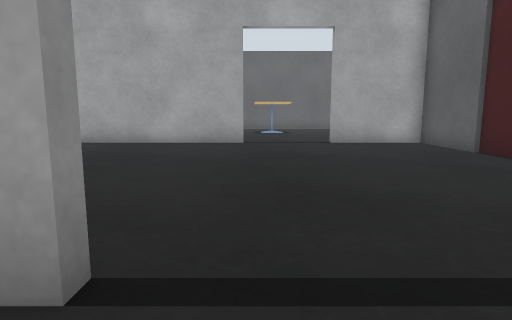
View 1 (above)

24 first-person views from a walk through a robot-simulator world made for Gazebo. The camera is 0.5 m above the floor, tilts 8° down and sees 75° across. The lines on the ground mark 1 m squares. The floor is counted in squares, 0.5 m on a side. Each view is taken from the middle of a square. On the plan, view 1 faces up. The plan holds only what a view shows up to about 12 squares ahead; the rest is blank. Robots are left out. Some stock models are drawn as simple stand-ins.

View 2
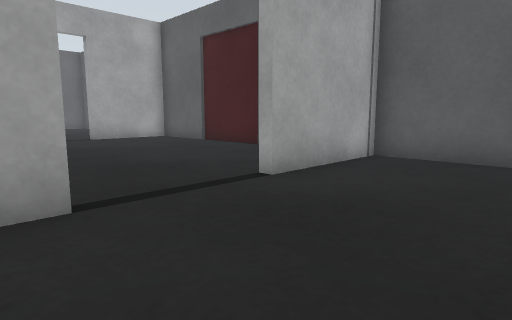

View 3
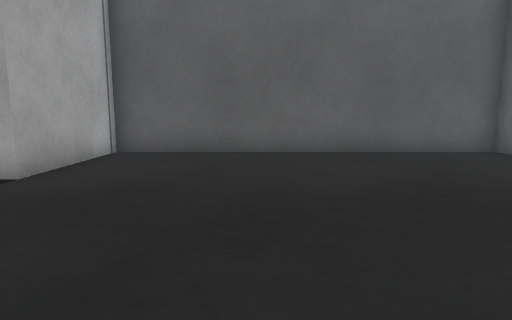

View 4
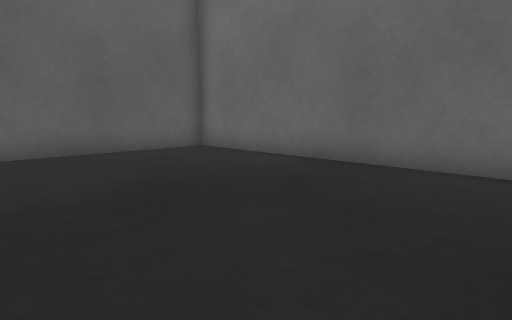

View 5
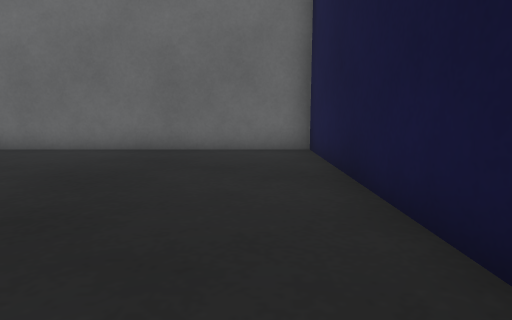

View 6
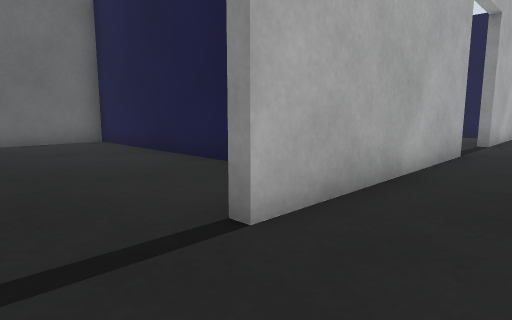

View 7
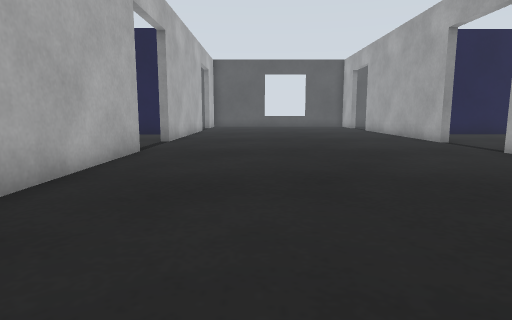

View 8
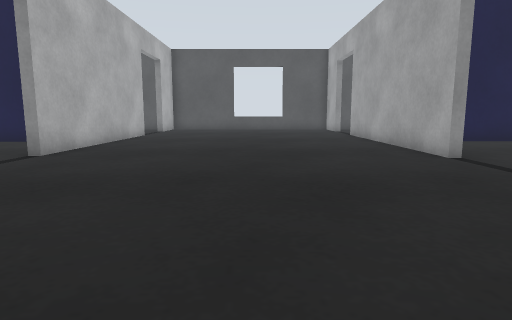

View 9
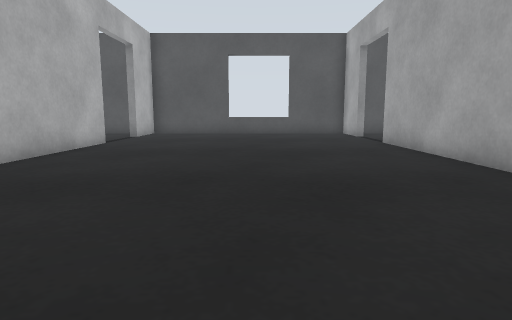

View 10
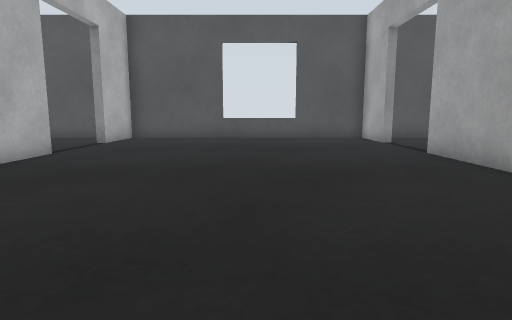

View 11
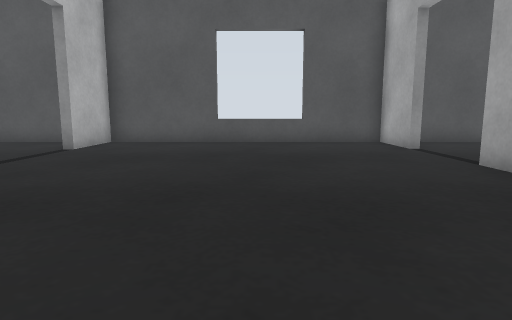

View 12
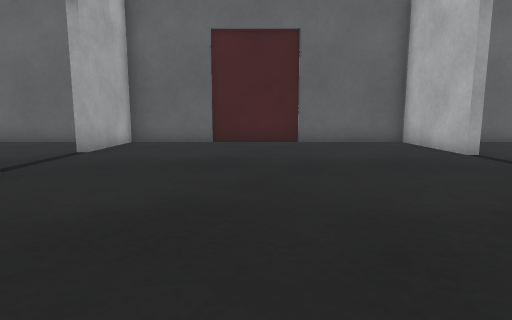

View 13
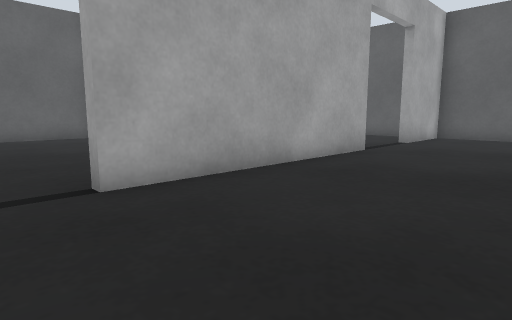

View 14
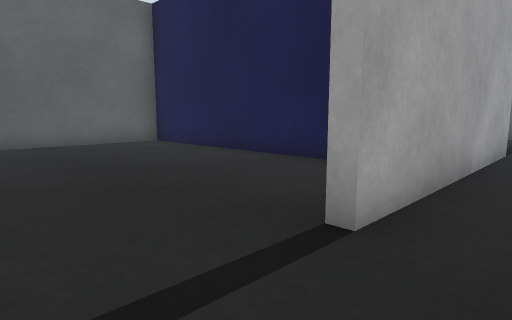

View 15
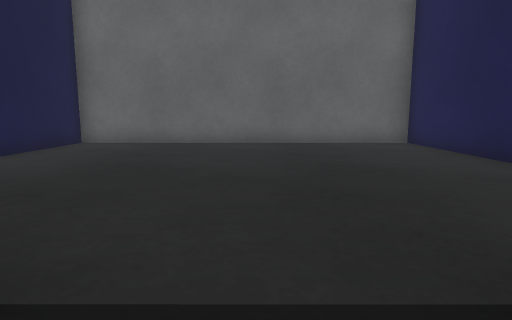

View 16
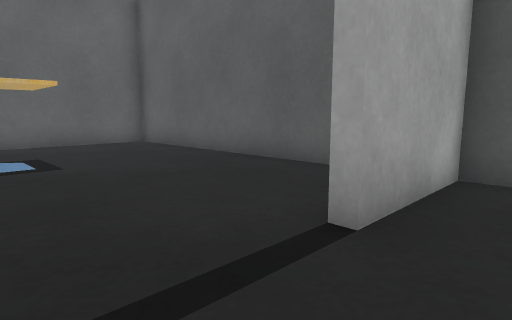

View 17
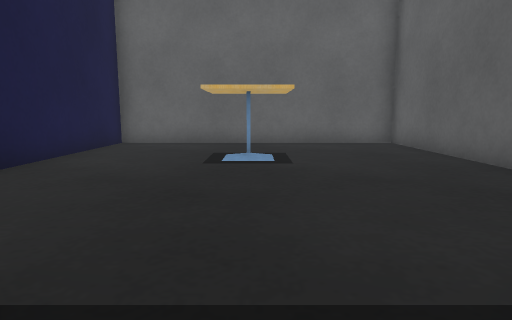

View 18
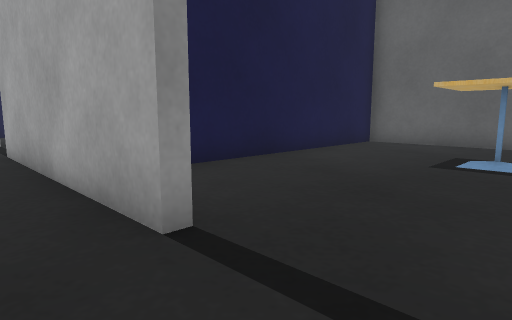

View 19
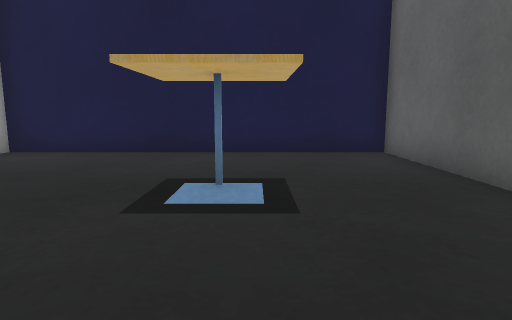

View 20
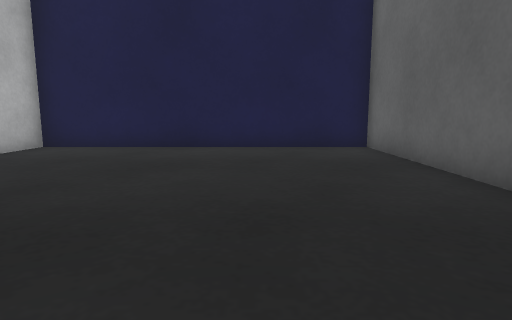

View 21
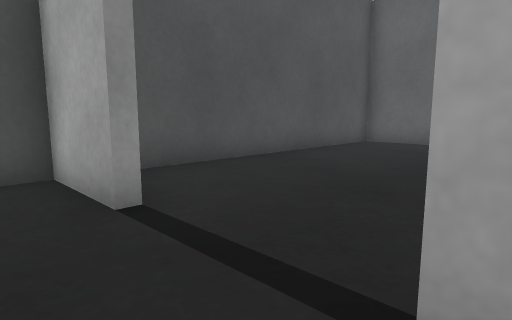

View 22
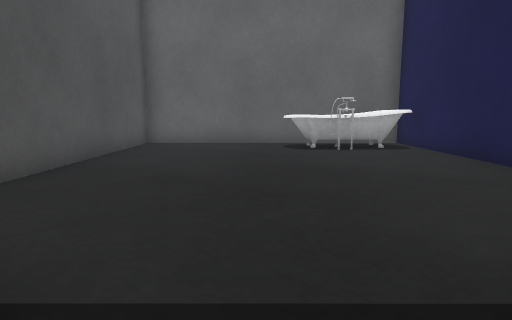

View 23
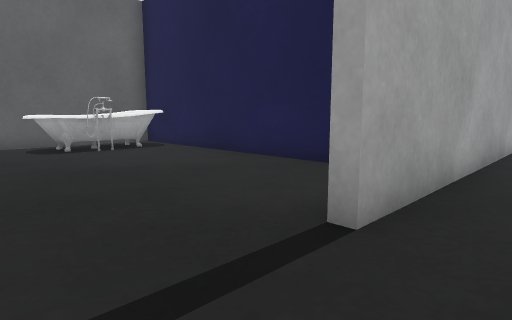

View 24
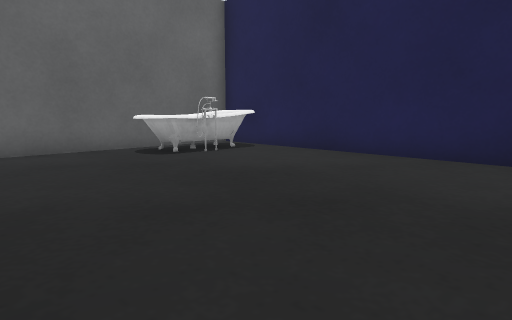

### Floor plan
Points are (right, up) in squares from view 1. A wall is a line through its corners. A room is listed if a view was taken in it or the views show most of it. See-through windows are left out.
Room 1 (views 1, 2, 3, 4, 5)
walls: (-3.6, -0.9) (-3.6, -8.2) (5.6, -8.2) (5.6, 1.6) (2, 1.6)
low walls: (-1, 1.6) (-1.6, 1.6)
ways out: open door at (1, 2) to room 2
Room 2 (views 6, 7, 8, 9, 10, 11, 12, 13, 14, 15, 16, 17, 18, 21, 22, 23)
walls: (-10.5, 11.3) (-18.4, 11.3); (-7.9, 1.9) (-1, 1.9); (-0.4, 11.3) (-7.5, 11.3); (-18.3, 1.9) (-10.8, 1.9); (2, 1.9) (5.6, 1.9) (5.6, 5.6); (-21.4, 11.3) (-23.7, 11.3) (-23.7, 1.9) (-21.1, 1.9); (5.6, 8.5) (5.6, 11.3) (2.6, 11.3)
ways out: open door at (1, 2) to room 1; open door at (2, 11.5) to room 3; open door at (-9, 11.5) to room 4; open door at (-20, 11.5) to room 5; open door at (-20, 2); open door at (-9.5, 2); open door at (6, 6)
Room 3 (view 19)
walls: (5.6, 13.2) (5.6, 21.3) (-3.6, 21.3) (-3.6, 11.6)
ways out: open door at (2, 11.5) to room 2
objects: cafe table (0, 17) to (1, 18)
Room 4 (view 20)
walls: (-3.9, 13.9) (-3.9, 21.3) (-14.9, 21.3) (-14.9, 11.7) (-13.2, 11.6)
ways out: open door at (-9, 11.5) to room 2
Room 5 (view 24)
walls: (-18.8, 21.3) (-23.7, 21.3) (-23.7, 12.6); (-15.2, 12.9) (-15.2, 21.3) (-15.6, 21.3)
ways out: open door at (-20, 11.5) to room 2
objects: bathtub (-19, 19) to (-16, 21)

Positions as (right, up) in squares from view 1, and headings:
1: (0, 0), facing up
2: (-2, -2), facing up-right
3: (-3, -2), facing right
4: (-3, -2), facing down-right
5: (-2, 1), facing down
6: (1, 4), facing down-left
7: (1, 5), facing left
8: (-3, 7), facing left
9: (-7, 7), facing left
10: (-10, 7), facing left
11: (-12, 7), facing left
12: (-6, 7), facing right
13: (-9, 7), facing up-right
14: (-10, 10), facing up-right
15: (-9, 10), facing up
16: (0, 10), facing up-right
17: (1, 10), facing up
18: (2, 10), facing up-left
19: (5, 18), facing left
20: (-5, 18), facing left
21: (-18, 10), facing up-left
22: (-20, 10), facing up
23: (-21, 10), facing up-right
24: (-23, 12), facing up-right
